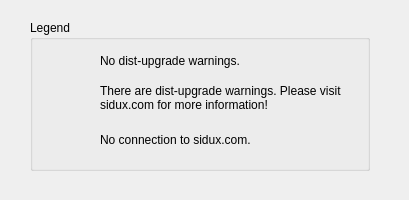
<ui version="4.0" >
 <class>legendGui</class>
 <widget class="QWidget" name="legendGui" >
  <property name="geometry" >
   <rect>
    <x>0</x>
    <y>0</y>
    <width>409</width>
    <height>200</height>
   </rect>
  </property>
  <property name="windowTitle" >
   <string>Legend</string>
  </property>
  <widget class="QGroupBox" name="groupBox" >
   <property name="geometry" >
    <rect>
     <x>30</x>
     <y>20</y>
     <width>340</width>
     <height>151</height>
    </rect>
   </property>
   <property name="title" >
    <string>Legend</string>
   </property>
   <widget class="QLabel" name="duwarnerPixmap_3" >
    <property name="geometry" >
     <rect>
      <x>20</x>
      <y>110</y>
      <width>22</width>
      <height>22</height>
     </rect>
    </property>
    <property name="pixmap" >
     <pixmap>image1</pixmap>
    </property>
    <property name="scaledContents" >
     <bool>true</bool>
    </property>
    <property name="wordWrap" >
     <bool>false</bool>
    </property>
   </widget>
   <widget class="QLabel" name="textLabel1_2" >
    <property name="geometry" >
     <rect>
      <x>70</x>
      <y>60</y>
      <width>260</width>
      <height>35</height>
     </rect>
    </property>
    <property name="text" >
     <string>There are dist-upgrade warnings. Please visit sidux.com for more information!</string>
    </property>
    <property name="alignment" >
     <set>Qt::AlignVCenter</set>
    </property>
    <property name="wordWrap" >
     <bool>true</bool>
    </property>
   </widget>
   <widget class="QLabel" name="textLabel1_2_2" >
    <property name="geometry" >
     <rect>
      <x>70</x>
      <y>110</y>
      <width>260</width>
      <height>20</height>
     </rect>
    </property>
    <property name="text" >
     <string>No connection to sidux.com.</string>
    </property>
    <property name="wordWrap" >
     <bool>false</bool>
    </property>
   </widget>
   <widget class="QLabel" name="textLabel1" >
    <property name="geometry" >
     <rect>
      <x>70</x>
      <y>30</y>
      <width>260</width>
      <height>21</height>
     </rect>
    </property>
    <property name="text" >
     <string>No dist-upgrade warnings.</string>
    </property>
    <property name="wordWrap" >
     <bool>false</bool>
    </property>
   </widget>
   <widget class="QLabel" name="duwarnerPixmap" >
    <property name="geometry" >
     <rect>
      <x>20</x>
      <y>30</y>
      <width>22</width>
      <height>22</height>
     </rect>
    </property>
    <property name="pixmap" >
     <pixmap>image2</pixmap>
    </property>
    <property name="scaledContents" >
     <bool>true</bool>
    </property>
    <property name="wordWrap" >
     <bool>false</bool>
    </property>
   </widget>
   <widget class="QLabel" name="duwarnerPixmap_2" >
    <property name="geometry" >
     <rect>
      <x>20</x>
      <y>70</y>
      <width>22</width>
      <height>22</height>
     </rect>
    </property>
    <property name="pixmap" >
     <pixmap>image3</pixmap>
    </property>
    <property name="scaledContents" >
     <bool>true</bool>
    </property>
    <property name="wordWrap" >
     <bool>false</bool>
    </property>
   </widget>
  </widget>
 </widget>
 <layoutdefault spacing="6" margin="11" />
 <resources/>
 <connections/>
</ui>
